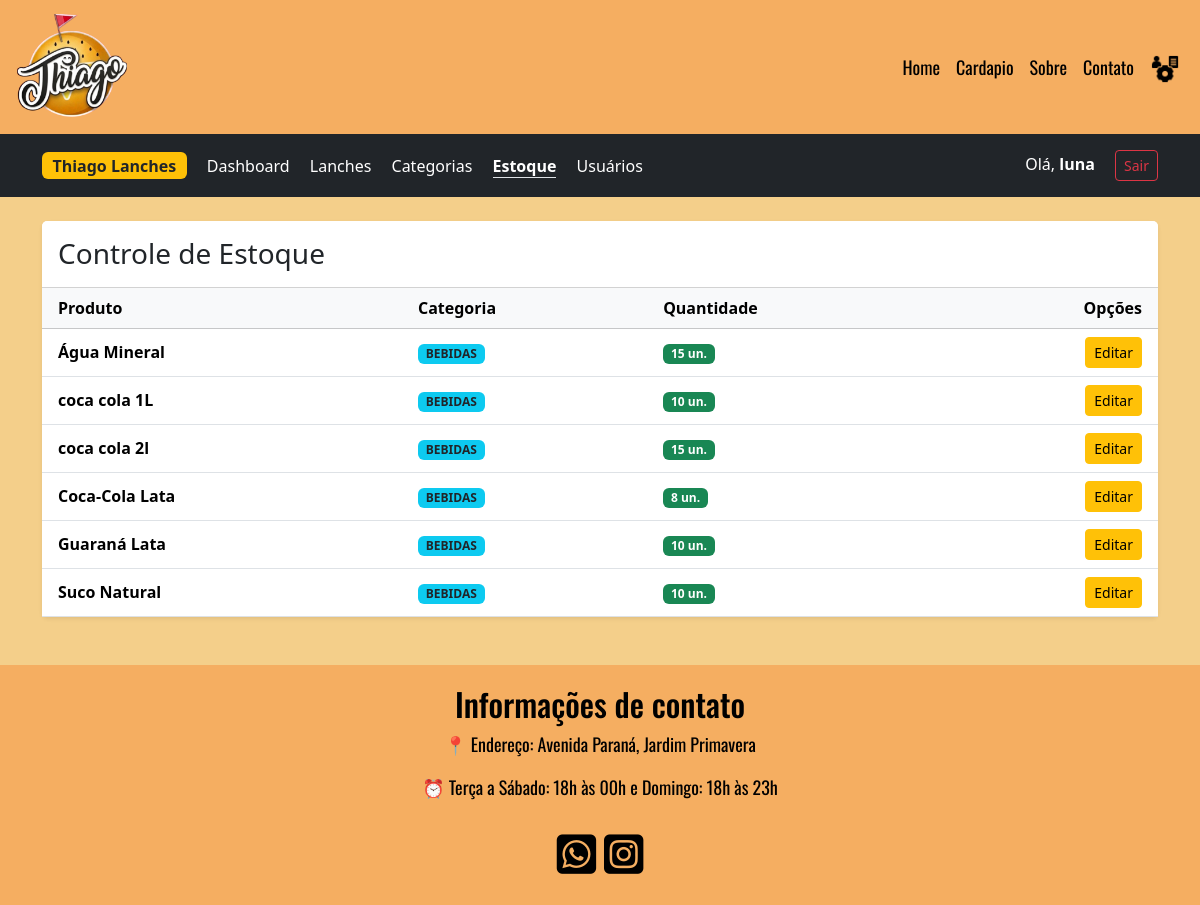
Page /index.php?param=admin&aba=estoque (signed in) on the committed database.
### tables this page shows
CREATE TABLE `estoque` (
  `id_estoque` int(11) NOT NULL,
  `id_produto` int(11) NOT NULL,
  `quantidade` int(11) NOT NULL DEFAULT 0
);

CREATE TABLE `produto` (
  `id_produto` int(11) NOT NULL,
  `id_categoria` int(11) NOT NULL,
  `nome_lanches` varchar(100) NOT NULL,
  `preco` float(10,2) NOT NULL,
  `popular` tinyint(1) DEFAULT 0,
  `ingredientes` text DEFAULT NULL
);

CREATE TABLE `categoria` (
  `id_categoria` int(11) NOT NULL,
  `nome_categoria` varchar(100) NOT NULL
);

### pagina/estoque/listar.php (the view)
<div class="card shadow-sm border-0">
    <div class="card-header bg-white d-flex justify-content-between align-items-center py-3">
        <h3 class="m-0">Controle de Estoque</h3>
    </div>
    <div class="card-body p-0">
        <table class="table table-hover align-middle mb-0">
            <thead class="table-light">
                <tr>
                    <th class="ps-3">Produto</th>
                    <th>Categoria</th>
                    <th>Quantidade</th>
                    <th class="text-end pe-3">Opções</th>
                </tr>
            </thead>
            <tbody>
                <?php
                $sql = "SELECT e.id_estoque, e.quantidade, p.nome_lanches, c.nome_categoria
                        FROM estoque e
                        JOIN produto p ON e.id_produto = p.id_produto
                        JOIN categoria c ON p.id_categoria = c.id_categoria
                        WHERE UPPER(c.nome_categoria) = 'BEBIDAS'
                        ORDER BY p.nome_lanches";
                $res = $conn->query($sql);
                if ($res && $res->num_rows > 0):
                    while ($row = $res->fetch_assoc()):
                        $corBadge = $row['quantidade'] < 5 ? 'bg-danger' : 'bg-success';
                ?>
                    <tr>
                        <td class="ps-3 fw-bold"><?php echo $row['nome_lanches']; ?></td>
                        <td><span class="badge bg-info text-dark"><?php echo $row['nome_categoria']; ?></span></td>
                        <td><span class="badge <?php echo $corBadge; ?>"><?php echo $row['quantidade']; ?> un.</span></td>
                        <td class="text-end pe-3">
                            <a href="index.php?param=admin&aba=estoque&acao=editar&id=<?php echo $row['id_estoque']; ?>" class="btn btn-warning btn-sm">Editar</a>
                        </td>
                    </tr>
                <?php endwhile; endif; ?>
            </tbody>
        </table>
    </div>
</div>

### css/index.css (style rules this page uses)
* { margin: 0; padding: 0; }
body { background-color:#f4cf8a; }

### rows in the picture
estoque: id_produto.nome_lanches "Água Mineral", categoria.nome_categoria "BEBIDAS", quantidade "15"
estoque: id_produto.nome_lanches "coca cola 1L", categoria.nome_categoria "BEBIDAS", quantidade "10"
estoque: id_produto.nome_lanches "coca cola 2l", categoria.nome_categoria "BEBIDAS", quantidade "15"
estoque: id_produto.nome_lanches "Coca-Cola Lata", categoria.nome_categoria "BEBIDAS", quantidade "8"
estoque: id_produto.nome_lanches "Guaraná Lata", categoria.nome_categoria "BEBIDAS", quantidade "10"
estoque: id_produto.nome_lanches "Suco Natural", categoria.nome_categoria "BEBIDAS", quantidade "10"

### other values in the picture
$_SESSION["thiagolanche"]["nome"] "luna"
